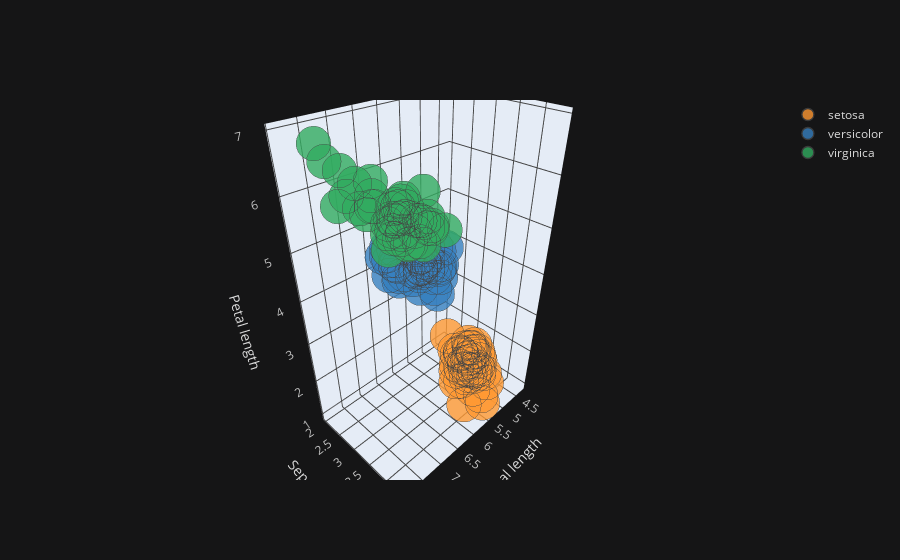

Here is the notebook cell this chart was saved with:
### Code cell
# 3-D scatter plot showing sepal_length vs sepal_width vs petal_length
iris.iplot(kind = 'scatter3d', x='sepal_length', y='sepal_width', z='petal_length', xTitle='Sepal length', yTitle='Sepal width', zTitle='Petal length', categories = 'species', theme = 'solar')

### Figure 1 — Plotly figure (JSON) as saved in the notebook; plotly's stock layout.template omitted (floating-point values rounded to 4 significant figures)
{"data": [{"marker": {"color": "rgba(255, 153, 51, 1.0)", "line": {"width": 1.3}, "opacity": 0.8, "size": 12, "symbol": "circle"}, "mode": "markers", "name": "setosa", "textfont": {"color": "#D9D9D9"}, "type": "scatter3d", "x": [5.1, 4.9, 4.7, 4.6, 5, 5.4, 4.6, 5, 4.4, 4.9, 5.4, 4.8, 4.8, 4.3, 5.8, 5.7, 5.4, 5.1, 5.7, 5.1, 5.4, 5.1, 4.6, 5.1, 4.8, 5, 5, 5.2, 5.2, 4.7, 4.8, 5.4, 5.2, 5.5, 4.9, 5, 5.5, 4.9, 4.4, 5.1, 5, 4.5, 4.4, 5, 5.1, 4.8, 5.1, 4.6, 5.3, 5], "y": [3.5, 3, 3.2, 3.1, 3.6, 3.9, 3.4, 3.4, 2.9, 3.1, 3.7, 3.4, 3, 3, 4, 4.4, 3.9, 3.5, 3.8, 3.8, 3.4, 3.7, 3.6, 3.3, 3.4, 3, 3.4, 3.5, 3.4, 3.2, 3.1, 3.4, 4.1, 4.2, 3.1, 3.2, 3.5, 3.6, 3, 3.4, 3.5, 2.3, 3.2, 3.5, 3.8, 3, 3.8, 3.2, 3.7, 3.3], "z": [1.4, 1.4, 1.3, 1.5, 1.4, 1.7, 1.4, 1.5, 1.4, 1.5, 1.5, 1.6, 1.4, 1.1, 1.2, 1.5, 1.3, 1.4, 1.7, 1.5, 1.7, 1.5, 1, 1.7, 1.9, 1.6, 1.6, 1.5, 1.4, 1.6, 1.6, 1.5, 1.5, 1.4, 1.5, 1.2, 1.3, 1.4, 1.3, 1.5, 1.3, 1.3, 1.3, 1.6, 1.9, 1.4, 1.6, 1.4, 1.5, 1.4]}, {"marker": {"color": "rgba(55, 128, 191, 1.0)", "line": {"width": 1.3}, "opacity": 0.8, "size": 12, "symbol": "circle"}, "mode": "markers", "name": "versicolor", "textfont": {"color": "#D9D9D9"}, "type": "scatter3d", "x": [7, 6.4, 6.9, 5.5, 6.5, 5.7, 6.3, 4.9, 6.6, 5.2, 5, 5.9, 6, 6.1, 5.6, 6.7, 5.6, 5.8, 6.2, 5.6, 5.9, 6.1, 6.3, 6.1, 6.4, 6.6, 6.8, 6.7, 6, 5.7, 5.5, 5.5, 5.8, 6, 5.4, 6, 6.7, 6.3, 5.6, 5.5, 5.5, 6.1, 5.8, 5, 5.6, 5.7, 5.7, 6.2, 5.1, 5.7], "y": [3.2, 3.2, 3.1, 2.3, 2.8, 2.8, 3.3, 2.4, 2.9, 2.7, 2, 3, 2.2, 2.9, 2.9, 3.1, 3, 2.7, 2.2, 2.5, 3.2, 2.8, 2.5, 2.8, 2.9, 3, 2.8, 3, 2.9, 2.6, 2.4, 2.4, 2.7, 2.7, 3, 3.4, 3.1, 2.3, 3, 2.5, 2.6, 3, 2.6, 2.3, 2.7, 3, 2.9, 2.9, 2.5, 2.8], "z": [4.7, 4.5, 4.9, 4, 4.6, 4.5, 4.7, 3.3, 4.6, 3.9, 3.5, 4.2, 4, 4.7, 3.6, 4.4, 4.5, 4.1, 4.5, 3.9, 4.8, 4, 4.9, 4.7, 4.3, 4.4, 4.8, 5, 4.5, 3.5, 3.8, 3.7, 3.9, 5.1, 4.5, 4.5, 4.7, 4.4, 4.1, 4, 4.4, 4.6, 4, 3.3, 4.2, 4.2, 4.2, 4.3, 3, 4.1]}, {"marker": {"color": "rgba(50, 171, 96, 1.0)", "line": {"width": 1.3}, "opacity": 0.8, "size": 12, "symbol": "circle"}, "mode": "markers", "name": "virginica", "textfont": {"color": "#D9D9D9"}, "type": "scatter3d", "x": [6.3, 5.8, 7.1, 6.3, 6.5, 7.6, 4.9, 7.3, 6.7, 7.2, 6.5, 6.4, 6.8, 5.7, 5.8, 6.4, 6.5, 7.7, 7.7, 6, 6.9, 5.6, 7.7, 6.3, 6.7, 7.2, 6.2, 6.1, 6.4, 7.2, 7.4, 7.9, 6.4, 6.3, 6.1, 7.7, 6.3, 6.4, 6, 6.9, 6.7, 6.9, 5.8, 6.8, 6.7, 6.7, 6.3, 6.5, 6.2, 5.9], "y": [3.3, 2.7, 3, 2.9, 3, 3, 2.5, 2.9, 2.5, 3.6, 3.2, 2.7, 3, 2.5, 2.8, 3.2, 3, 3.8, 2.6, 2.2, 3.2, 2.8, 2.8, 2.7, 3.3, 3.2, 2.8, 3, 2.8, 3, 2.8, 3.8, 2.8, 2.8, 2.6, 3, 3.4, 3.1, 3, 3.1, 3.1, 3.1, 2.7, 3.2, 3.3, 3, 2.5, 3, 3.4, 3], "z": [6, 5.1, 5.9, 5.6, 5.8, 6.6, 4.5, 6.3, 5.8, 6.1, 5.1, 5.3, 5.5, 5, 5.1, 5.3, 5.5, 6.7, 6.9, 5, 5.7, 4.9, 6.7, 4.9, 5.7, 6, 4.8, 4.9, 5.6, 5.8, 6.1, 6.4, 5.6, 5.1, 5.6, 6.1, 5.6, 5.5, 4.8, 5.4, 5.6, 5.1, 5.1, 5.9, 5.7, 5.2, 5, 5.2, 5.4, 5.1]}], "layout": {"legend": {"bgcolor": "#151516", "font": {"color": "#D9D9D9"}}, "paper_bgcolor": "#151516", "plot_bgcolor": "#151516", "scene": {"xaxis": {"gridcolor": "#434343", "showgrid": true, "tickfont": {"color": "#C2C2C2"}, "title": {"font": {"color": "#D9D9D9"}, "text": "Sepal length"}, "zerolinecolor": "#666570"}, "yaxis": {"gridcolor": "#434343", "showgrid": true, "tickfont": {"color": "#C2C2C2"}, "title": {"font": {"color": "#D9D9D9"}, "text": "Sepal width"}, "zerolinecolor": "#666570"}, "zaxis": {"gridcolor": "#434343", "showgrid": true, "tickfont": {"color": "#C2C2C2"}, "title": {"font": {"color": "#D9D9D9"}, "text": "Petal length"}, "zerolinecolor": "#666570"}}, "title": {"font": {"color": "#D9D9D9"}}}}
